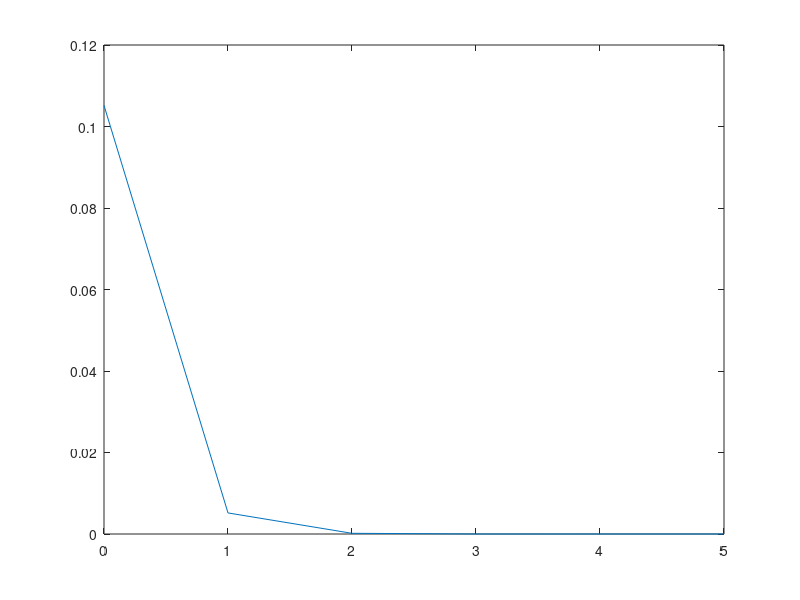

The MATLAB source for this figure: (Note: this script raises an error after producing the figure.)
% a.
a = 0.1;
trueval=exp(a);
expval = 1;
currentterm = 1;
prompt = 'Enter the value of n';
n = input(prompt);
for i = 1 : n %loop to calculate the expected value of exp(a)
  currentterm = currentterm*(a/i); % ith term of the exp is a^i/i!=a*a^(i-1)/i*(i-1)=(a/i)*cur-rentterm
  expval(i+1)=expval(i)+currentterm;
end
Error=abs(trueval-expval(n+1)); % error in calculating = trueval-expval
fprintf('Error in calculating e^0.1 for n=%d is %1.20f',n,Error);

% b.
a = 0.1;
trueval=exp(a);
expval = 1;
currentterm = 1;
for i = 1 : 5 %loop to calculate the expected value of exp(a)
  currentterm = currentterm*(a/i); % ith term of the exp is a^i/i!=a*a^(i-1)/i*(i-1)=(a/i)*cur-rentterm
  expval(i+1)=expval(i)+currentterm;
end
Error=abs(trueval-expval); % error in calculating = trueval-expval
n=[0:1:5];
plot(n,Error)

% c.
aAll=[0.1 0.05 0.02 0.01]; %array of all the step sizes
vec=[1:5]; %array of all the values of n
Error=[];
for i=1:length(aAll) %loop for calculating error of all the step sizes
  a=aAll(i); %selecting of individual step sizes as a
  terms=a.^vec./cumprod(vec); %makes as array of the value of nth term
  expval=1+cumsum(terms); %makes an array of expexted value at each value of n
  trueval=exp(a);
  Error=[Error;abs(trueval-expval)]; %this makes an matrix of size 4X5 where each column tells the
  error associaled with that stepsize
end
loglog(aAll,Error);
xlabel('log10(n)');
ylabel('log10(Error)');
legend('n1','n2','n3','n4','n5');
